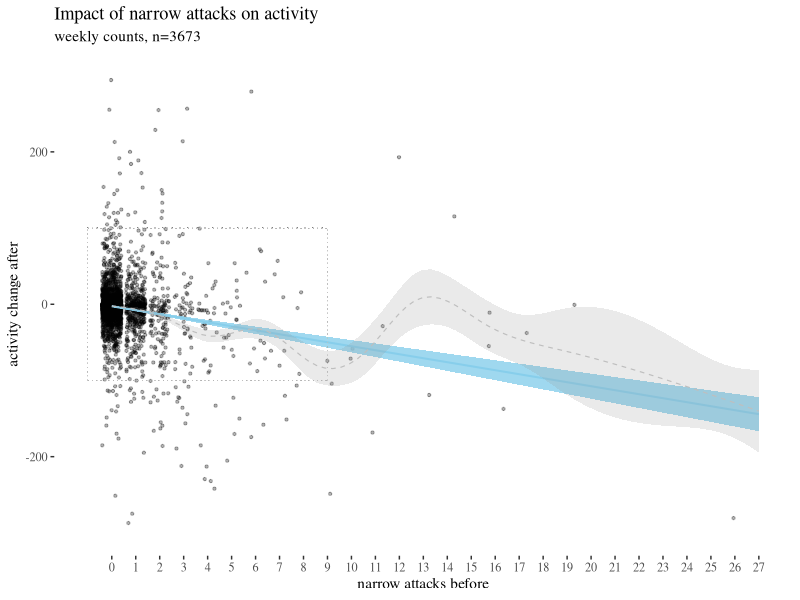
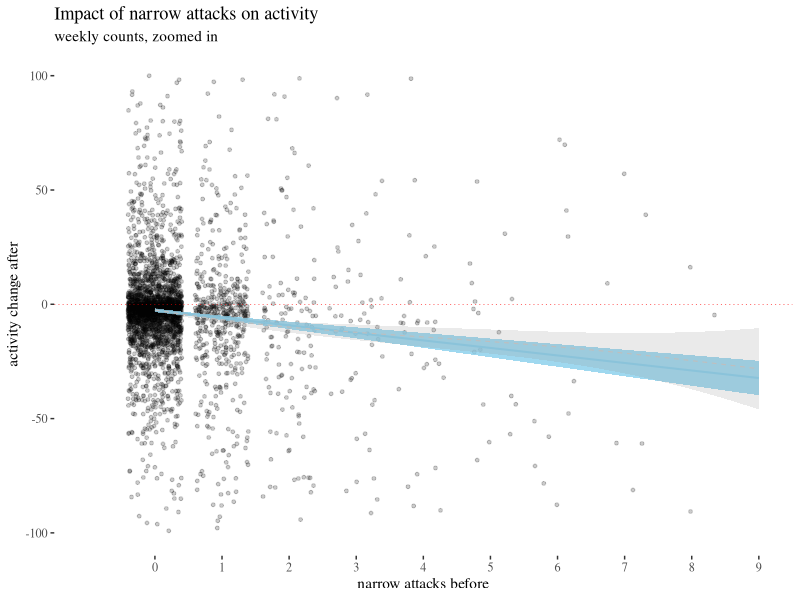
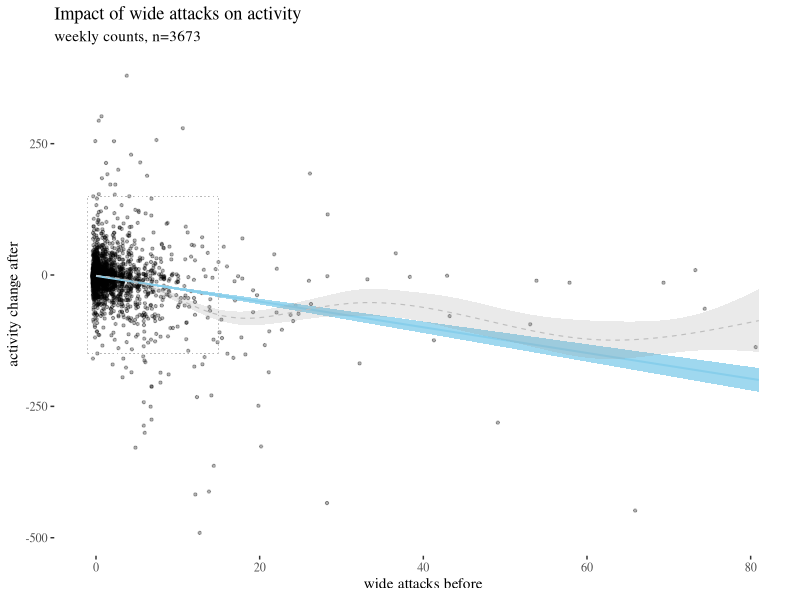
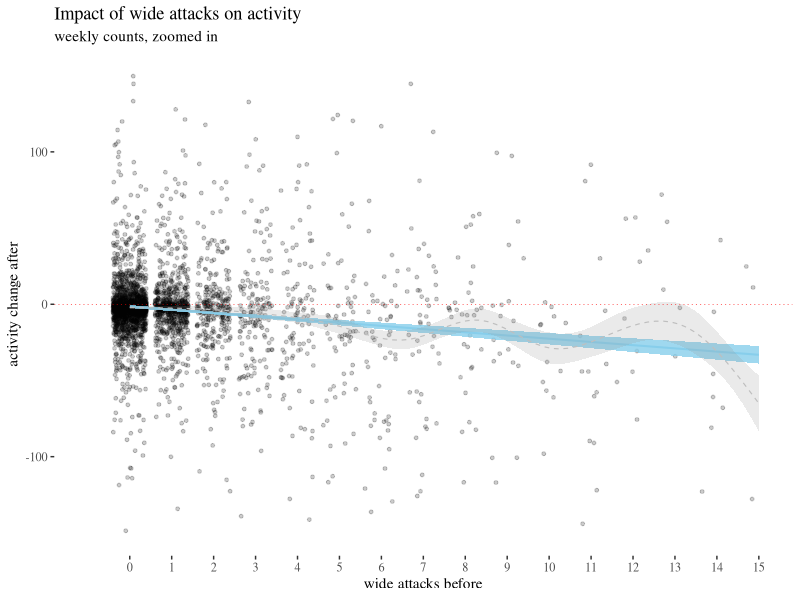
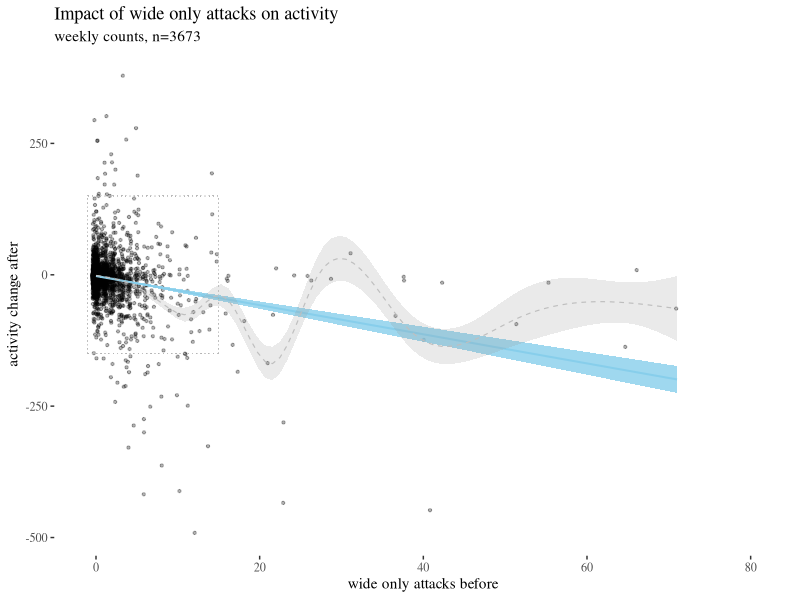
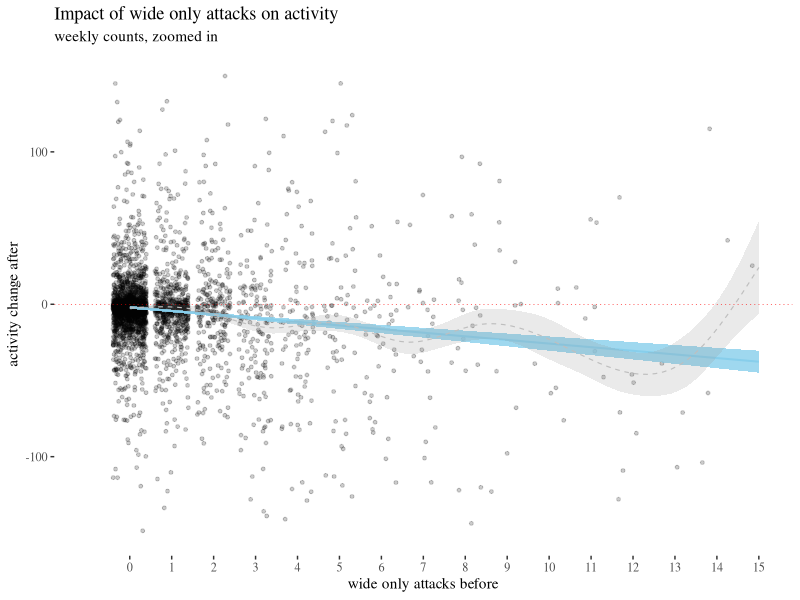
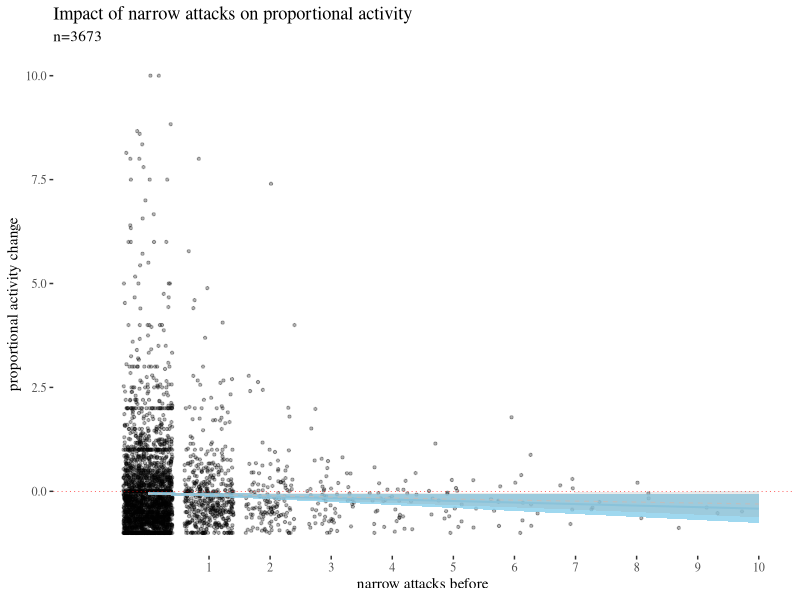
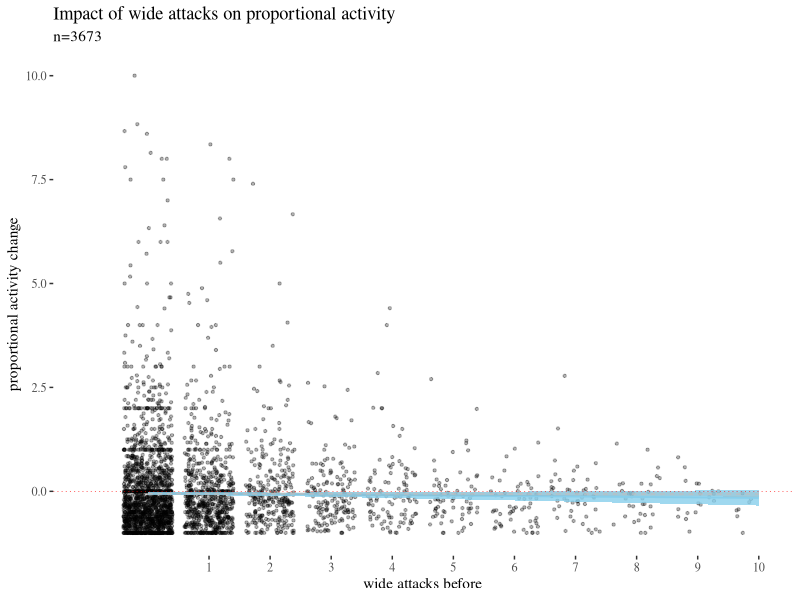

The R script that drew these images, in order:
## ---- chunk 1
knitr::opts_knit$set(base.dir = "/home/rafal/UG/UGprojects/redditAttacks",
base.url = "https://rfl-urbaniak.github.io/redditAttacks/")
knitr::opts_chunk$set(fig.path = "images/")
## ---- chunk 2
require("knitr")
#opts_knit$set(root.dir = "../")
options(knitr.kable.NA = '')

library(tidyverse)
library(knitr)
library(kableExtra)
library(formatR)
knitr::opts_chunk$set(tidy.opts = list(width.cutoff = 60), tidy = TRUE)
## ---- chunk 3
#note we load the data here
data <- read.csv("../datasets/quittingFinalAnon.csv")[,-1]
table(data$group)
## ---- chunk 4
dataDisp <- data[,c(1,77:85)]
head(dataDisp)
## ---- chunk 5
library(ggthemes)
th <- theme_tufte()
highPlot <- ggplot(data, aes(x = sumHighBefore, y = activityDiff))+geom_jitter(size=0.8, alpha = 0.3)+
  geom_smooth(method = "lm",color = "skyblue", fill= "skyblue", 
              size = 0.7, alpha = 0.8)+
  scale_x_continuous(breaks = 0:max(data$sumHighBefore),
  limits = c(-1,max(data$sumHighBefore)))+ylim(c(-300,300))+
  geom_smooth(color = "grey", size = 0.4, lty = 2, alpha = 0.2)+   xlab("narrow attacks before")+ ylab("activity change after")+
labs(title = "Impact of narrow attacks on activity", subtitle = "weekly counts, n=3673")+
  geom_segment(aes(x = -1, y = -100, xend = 9, yend = -100), lty = 3, size = 0.1, color = "gray71", alpha = 0.2)+ 
  geom_segment(aes(x = -1, y = 100, xend = 9, yend = 100), lty = 3, size = 0.1, color = "gray71", alpha = 0.2)+
  geom_segment(aes(x = -1, y = -100, xend = -1, yend = 100), lty = 3, size = 0.1, color = "gray71", alpha = 0.2)+ 
  geom_segment(aes(x = 9, y = -100, xend = 9, yend = 100), lty = 3, size = 0.1, color = "gray71", alpha = 0.2)+th


highPlotZoomed <- 
ggplot(data, aes(x = sumHighBefore, y = activityDiff))+geom_jitter(size=1, alpha = 0.2)+geom_smooth(method = "lm",color = "skyblue", fill= "skyblue", size = 0.7, alpha = 0.8)+th+scale_x_continuous(breaks = 0:max(data$sumHighBefore),limits = c(-1,9))+ylim(c(-100,100))+geom_smooth(color = "grey", size = 0.4, lty = 2, alpha = 0.2)+ xlab("narrow attacks before")+ ylab("activity change after")+labs(title = "Impact of narrow attacks on activity", subtitle = "weekly counts, zoomed in")+geom_hline(yintercept = 0, col = "red", size = 0.2, lty = 3)
## ---- chunk 6
highPlot
## ---- chunk 7
highPlotZoomed
## ---- chunk 8
lowPlot <- ggplot(data, aes(x = sumLowBefore, y = activityDiff))+geom_jitter(size=0.8, alpha = 0.3)+geom_smooth(method = "lm",color = "skyblue", fill= "skyblue", size = 0.7, alpha = 0.8)+th+geom_smooth(color = "grey", size = 0.4, lty = 2, alpha = 0.2)+ xlab("wide attacks before")+ ylab("activity change after")+labs(title = "Impact of wide attacks on activity", subtitle = "weekly counts, n=3673") + geom_segment(aes(x = -1, y = -150, xend = 15, yend = -150), lty = 3, size = 0.1, color = "gray71", alpha = 0.2)+ geom_segment(aes(x = -1, y = 150, xend = 15, yend = 150), lty = 3, size = 0.1, color = "gray71", alpha = 0.2)+ geom_segment(aes(x = -1, y = -150, xend = -1, yend = 150), lty = 3, size = 0.1, color = "gray71", alpha = 0.2)+ geom_segment(aes(x = 15, y = -150, xend = 15, yend = 150), lty = 3, size = 0.1, color = "gray71", alpha = 0.2)+xlim(c(-1,max(data$sumLowBefore)))



lowPlotZoomed <- ggplot(data, aes(x = sumLowBefore, y = activityDiff))+geom_jitter(size=1, alpha = 0.2)+geom_smooth(method = "lm",color = "skyblue", fill= "skyblue", size = 0.7, alpha = 0.8)+th+scale_x_continuous(breaks = 0:max(data$sumLowBefore),limits = c(-1,15))+ylim(c(-150,150))+geom_smooth(color = "grey", size = 0.4, lty = 2, alpha = 0.2)+ xlab("wide attacks before")+ ylab("activity change after")+labs(title = "Impact of wide attacks on activity", subtitle = "weekly counts, zoomed in")+geom_hline(yintercept = 0, col = "red", size = 0.2, lty = 3)
## ---- chunk 9
lowPlot
## ---- chunk 10
lowPlotZoomed
## ---- chunk 11
lowOnlyPlot <- ggplot(data, aes(x = (sumLowBefore - sumHighBefore), y = activityDiff))+geom_jitter(size=0.8, alpha = 0.3)+geom_smooth(method = "lm",color = "skyblue", fill= "skyblue", size = 0.7, alpha = 0.8)+th+geom_smooth(color = "grey", size = 0.4, lty = 2, alpha = 0.2)+ xlab("wide only attacks before")+ ylab("activity change after")+labs(title = "Impact of wide only attacks on activity", subtitle = "weekly counts, n=3673") + geom_segment(aes(x = -1, y = -150, xend = 15, yend = -150), lty = 3, size = 0.1, color = "gray71", alpha = 0.2)+ geom_segment(aes(x = -1, y = 150, xend = 15, yend = 150), lty = 3, size = 0.1, color = "gray71", alpha = 0.2)+ geom_segment(aes(x = -1, y = -150, xend = -1, yend = 150), lty = 3, size = 0.1, color = "gray71", alpha = 0.2)+ geom_segment(aes(x = 15, y = -150, xend = 15, yend = 150), lty = 3, size = 0.1, color = "gray71", alpha = 0.2)+xlim(c(-1,max(data$sumLowBefore)))


lowOnlyPlotZoomed <- ggplot(data, aes(x = (sumLowBefore - sumHighBefore), y = activityDiff))+geom_jitter(size=1, alpha = 0.2)+geom_smooth(method = "lm",color = "skyblue", fill= "skyblue", size = 0.7, alpha = 0.8)+th+scale_x_continuous(breaks = 0:max(data$sumLowBefore),limits = c(-1,15))+ylim(c(-150,150))+geom_smooth(color = "grey", size = 0.4, lty = 2, alpha = 0.2)+ xlab("wide only attacks before")+ ylab("activity change after")+labs(title = "Impact of wide only attacks on activity", subtitle = "weekly counts, zoomed in")+geom_hline(yintercept = 0, col = "red", size = 0.2, lty = 3)
## ---- chunk 12
lowOnlyPlot
## ---- chunk 13
lowOnlyPlotZoomed
## ---- chunk 14
rescale <- function(diff,act){
diff/act
}
data$activityScore <- rescale(data$activityDiff,data$activityBefore)

propPlotHigh <- ggplot(data, aes(x = sumHighBefore, y = activityScore))+geom_jitter(size=0.8, alpha = 0.3)+geom_smooth(method = "lm",color = "skyblue", fill= "skyblue", size = 0.7, alpha = 0.8)+th + xlab("narrow attacks before")+ ylab("proportional activity change")+labs(title = "Impact of narrow attacks on proportional activity", subtitle = "n=3673")+scale_y_continuous(limits = c(-1,10))+geom_hline(yintercept = 0, col = "red", size = 0.2, lty = 3)+scale_x_continuous(breaks = 1:15, limits = c(-1,10))+geom_smooth(color = "grey", size = 0.4, lty = 2, alpha = 0.2)

propPlotLow <- ggplot(data, aes(x = sumLowBefore, y = activityScore))+geom_jitter(size=0.8, alpha = 0.3)+geom_smooth(method = "lm",color = "skyblue", fill= "skyblue", size = 0.7, alpha = 0.8)+th + xlab("wide attacks before")+ ylab("proportional activity change")+labs(title = "Impact of wide attacks on proportional activity", subtitle = "n=3673")+scale_y_continuous(limits = c(-1,10))+geom_hline(yintercept = 0, col = "red", size = 0.2, lty = 3)+scale_x_continuous(breaks = 1:15, limits = c(-1,10))+geom_smooth(color = "grey", size = 0.4, lty = 2, alpha = 0.2)


propPlotLowOnly <- ggplot(data, aes(x = sumLowBefore-sumHighBefore, y = activityScore))+geom_jitter(size=0.8, alpha = 0.3)+geom_smooth(method = "lm",color = "skyblue", fill= "skyblue", size = 0.7, alpha = 0.8)+th + xlab("wide only attacks before")+ ylab("proportional activity change")+labs(title = "Impact of wide only attacks on proportional activity", subtitle = "n=3673")+scale_y_continuous(limits = c(-1,10))+geom_hline(yintercept = 0, col = "red", size = 0.2, lty = 3)+scale_x_continuous(breaks = 1:15, limits = c(-1,10))+geom_smooth(color = "grey", size = 0.4, lty = 2, alpha = 0.2)

## ---- chunk 15
propPlotHigh
## ---- chunk 16
propPlotLow
## ---- chunk 17
propPlotLowOnly
